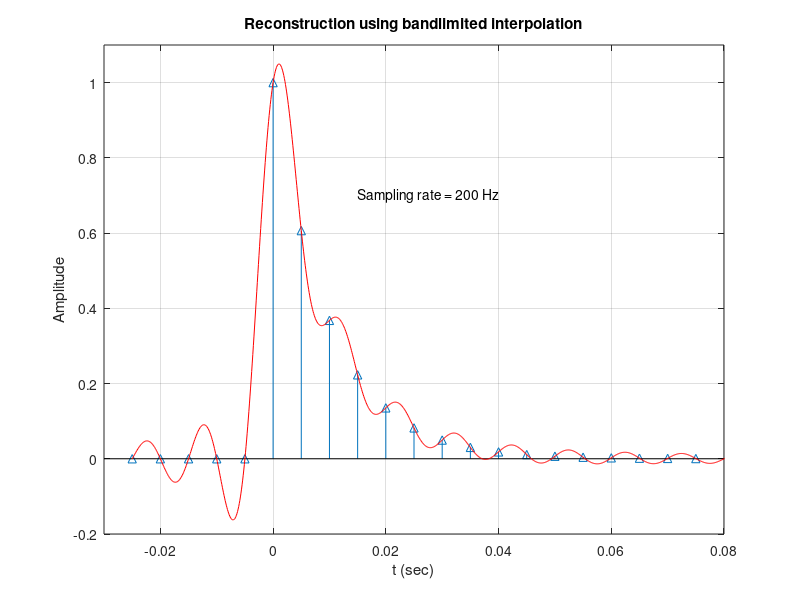

Recreate this plot in MATLAB.
% Script: mexdt_4_7c.m
fs = 200;     % Sampling rate
Ts = 1/fs;    % Sampling interval
% Set index limits "n1" and "n2" to cover the time interval
% from -25 ms to +75 ms
n1 = -fs/40;
n2 = -3*n1;
n = [n1:n2];
t = n*Ts;                  % Vector of time instants
xs = exp(-100*t).*(n>=0);  % Samples of the signal
% Generate a new, more dense, set of time values for the
% sinc interpolating functions
t2 = [-0.025:0.0001:0.1];
xr = zeros(size(t2));
for n=n1:n2,
  nn = n-n1+1;             % Because MATLAB indices start at 1
  xr = xr+xs(nn)*sinc((t2-n*Ts)/Ts);
end;
stem(t,xs,'^'); grid;
hold on;
plot(t2,xr,'r-');
hold off;
axis([-0.030,0.08,-0.2,1.1]);
title('Reconstruction using bandlimited interpolation'); 
xlabel('t (sec)');
ylabel('Amplitude');
text(0.015,0.7,sprintf('Sampling rate = %.3g Hz',fs));